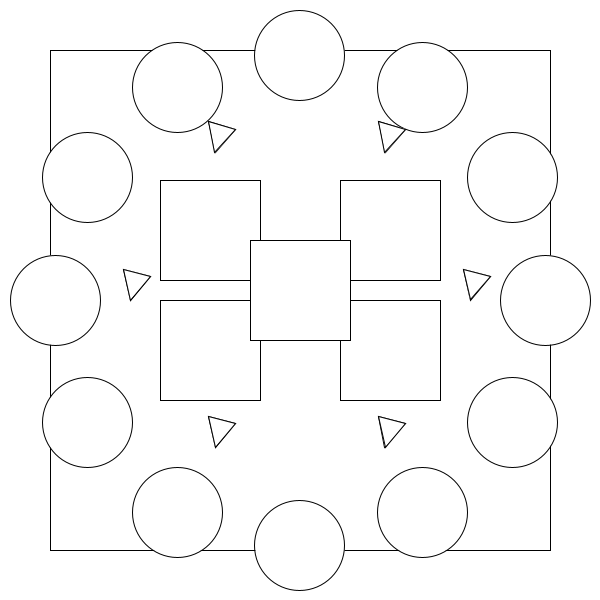
Frame 1 (no input)
Frame 60 (the mouse pressed at the canvas centre just before this capture): identical to frame 1, image omitted
Frame 120 (the mouse held since frame 60 and released just before this capture): identical to frame 1, image omitted

The Processing sketch that drew this single still picture (run headless with seeded random() and noise(); from frame 60 on, the mouse is pressed at the canvas centre):

// Processing sketch: processing_52657
// ── processing_52657.pde

void setup() {
  size(600, 600);
}

void draw() {
  background(255);

  translate(width/2, height/2);
  rect(-140, -120, 100, 100);
  rect(-140, 0, 100, 100);
  rect(40, 0, 100, 100);
  rect(40, -120, 100, 100);
  rect(-50, -60, 100, 100);
  noFill();
  rect(-250, -250, 500, 500);
  fill(255);


  float theta = 0.0;
  float radius = 245.0;
  int shapeCount = 12;
  float shapeRadius = 45.0;
  for (int i=0; i<shapeCount; i++) {
    pushMatrix();
    translate(cos(theta)*radius, sin(theta)*radius);
    ellipse(0, 0, shapeRadius*2, shapeRadius*2);
    popMatrix();
    theta += TWO_PI/shapeCount;
  }

  float theta2 = 0.0;
  float radius2 = -85.0;
  int shpaeCount2 = 6;
  float shapeRadius2 = 30;
  for (int i=0; i<shapeCount; i++) {
    pushMatrix();
    translate(cos(theta2*2)*radius2*2, sin(theta2*2)*radius2*2);
    rotate (PI/3);
    triangle(0, 0, -shapeRadius2, -10, -10, -shapeRadius2);
    popMatrix();
    theta2 += TWO_PI/shapeCount;
  }
}
